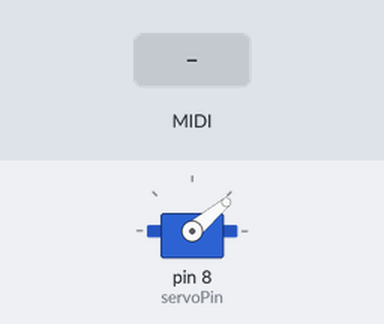
This sketch was run on a simulated Arduino Uno, built with avr-gcc and run on an emulated ATmega328P. Parts: servo. The test bench sets the inputs (shaded band). MIDI output is not drawn.

Above: at 1.2 s.
1.3 s: MIDI note 36 received
At 1.45 s:
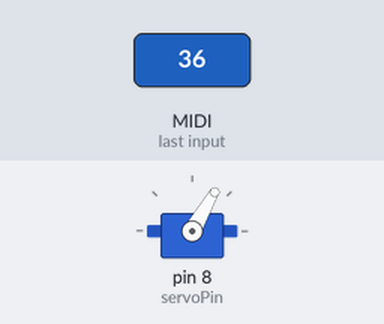
Timing chart, 0 to 4.3 s (numbered marks = the images above; inputs shaded):
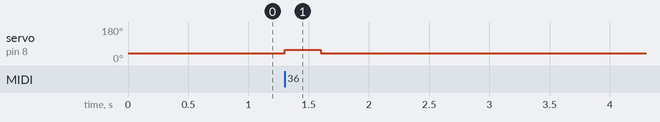

Measured:
- after the input at 1.3 s, servo on pin 8 (servoPin): 40° → 60° at once, → 40° 0.30 s later

The sketch:

midito_servo.ino
```cpp
#include <MIDI.h>
#include <Servo.h>

MIDI_CREATE_DEFAULT_INSTANCE();

Servo myservo;  // create servo object to control a servo
int servoPin = 8;       // Control pin for servo motor

//const int coil1 =  3;
//const int coil2 =  5;

void setup()
{
    //pinMode(coil1, OUTPUT);
    //pinMode(coil2, OUTPUT);

    myservo.attach(servoPin);
    myservo.write(40);
    MIDI.begin(MIDI_CHANNEL_OMNI);
    MIDI.turnThruOff();
    Serial.begin(115200);
    MIDI.setHandleNoteOn(HandleNoteOn);
    MIDI.setHandleNoteOff(HandleNoteOff);
}

void loop()
{
 MIDI.read();
}

void HandleNoteOn (byte channel, byte number, byte velocity) {

  if (number == 36) {

    myservo.write(60);            // FULL SPEED TO LEFT
  }
}

void HandleNoteOff(byte channel, byte number, byte velocity) {

    if(number==36){
   myservo.write(40);
  }
}
```
